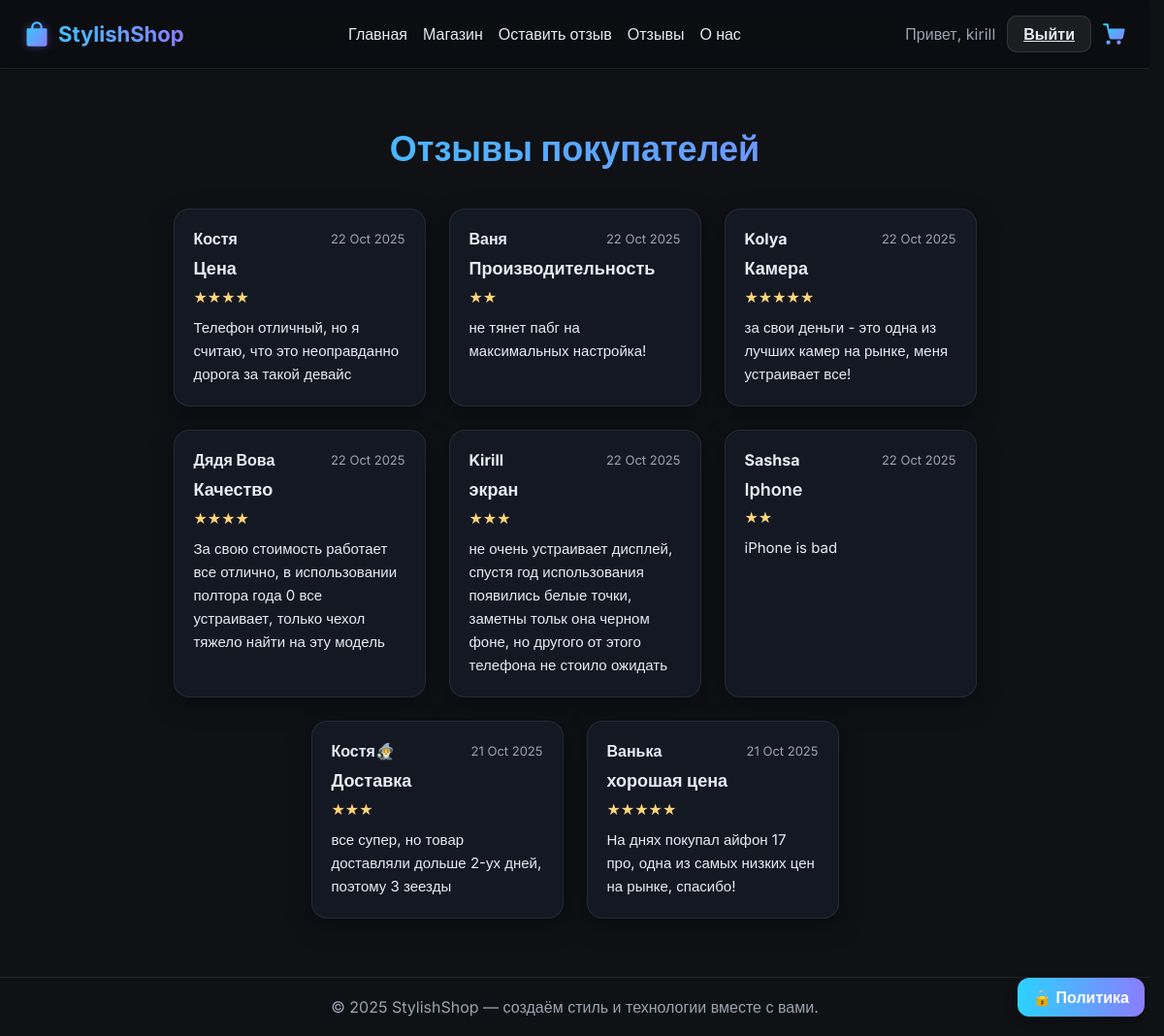
Screenshot of /reviews/ (signed in) with the database file from the repository.
### main/models.py (models this page shows, shortened)
class Rewiew(models.Model):
    product = models.ForeignKey(
        'Product',
        on_delete=models.CASCADE,
        related_name='reviews',
        null=True,
        blank=True
    )
    name = models.CharField(max_length=50, default='Anonymous', verbose_name='Имя пользователя')
    title = models.CharField(max_length=50, verbose_name='Заголовок')
    about = models.TextField(max_length=500, verbose_name='Отзыв')
    rating = models.PositiveIntegerField(
        default=5,
        validators=[MinValueValidator(1), MaxValueValidator(5)],
        verbose_name='Оценка'
    )
    created_at = models.DateTimeField(auto_now_add=True, verbose_name='Дата создания')
    is_site_review = models.BooleanField(default=False)
    class Meta:
        verbose_name = 'Отзыв'
        verbose_name_plural = 'Отзывы'
        ordering = ['-created_at']

### main/views.py (the view)
# urls.py: path('reviews/', views.rewiews, name='reviews'),
def rewiews(request):
    reviews = Rewiew.objects.all().order_by('-created_at')
    return render(request, 'main/reviews.html', {'reviews': reviews})

### main/templatetags/custom_filters.py (called while the page is built)
@register.filter
def times(value, symbol='★'):
    try:
        return symbol * int(value)
    except (ValueError, TypeError):
        return ''

### main/templates/main/reviews.html (shortened to what this page needs)
{% extends 'main/base.html' %}
{% load static %}
{% load custom_filters %}
{% block content %}
<main class="container">
  <h1>Отзывы покупателей</h1>
  <div class="review-list">
    {% for review in reviews %}
      <div class="review-card">
        <div class="review-header">
          <div class="review-author">{{ review.name }}</div>
          <div class="review-date">{{ review.created_at|date:"d M Y" }}</div>
        </div>
        <div class="review-title">{{ review.title }}</div>
        <div class="review-rating">{{ review.rating|times:"★" }}</div>
        <div class="review-text">{{ review.about }}</div>
      </div>
    {% empty %}
      <p style="text-align:center; color:var(--muted); font-size:16px;">Пока нет отзывов — будьте первым!</p>
    {% endfor %}
  </div>
</main>
{% endblock %}

### main/templates/main/base.html (shortened to what this page needs)
{% load static %}
<!DOCTYPE html>
<html lang="ru">
<head>
</head>
<body>
  <header>
    <div class="nav-container">
      <a href="/" class="logo">
        <img src="{% static 'icons/shop-bag.svg' %}" alt="StylishShop Logo">
        StylishShop
      </a>
      <nav>
        <a href="/">Главная</a>
        <a href="/shop/">Магазин</a>
        <a href="/leave-review/">Оставить отзыв</a>
        <a href="/reviews/">Отзывы</a>
        <a href="/about/">О нас</a>
      </nav>
      <div class="auth-group">
        {% if request.user.is_authenticated %}
          <span style="color:#9aa4b2; margin-right:6px;">Привет, {{ request.user.username }}</span>
          <a href="{% url 'logout' %}" class="auth-btn">Выйти</a>
        {% else %}
          <a href="{% url 'login' %}" class="auth-btn">Войти</a>
          <a href="{% url 'register' %}" class="auth-btn">Регистрация</a>
        {% endif %}
        <a href="{% url 'cart' %}" class="cart-icon"></a>
      </div>
    </div>
  </header>
  <main class="container">
    {% block content %}{% endblock %}
  </main>
  <footer>
    © 2025 StylishShop — создаём стиль и технологии вместе с вами.
  </footer>
  <a href="{% url 'privacy' %}" class="floating-privacy">🔒 Политика</a>
</body>
</html>

### main/templates/main/reviews.html (style rules this page uses)
.container { max-width: 1100px; margin: 60px auto; padding: 0 20px; }
h1 { font-size: 36px; text-align: center; margin-bottom: 40px; background: var(--accent); -webkit-background-clip: text; -webkit-text-fill-color: transparent; }
.review-list { display: flex; flex-wrap: wrap; justify-content: center; gap: 24px; }
.review-card { background: var(--card); border: 1px solid var(--line); border-radius: var(--radius); padding: 20px; box-shadow: var(--shadow); flex: 1 1 250px; max-width: 260px; transition: transform .2s ease, box-shadow .2s ease; }
.review-header { display: flex; justify-content: space-between; align-items: center; margin-bottom: 10px; }
.review-author { font-weight: 700; font-size: 16px; }
.review-date { font-size: 13px; color: var(--muted); }
.review-title { font-size: 18px; font-weight: 600; margin-bottom: 8px; }
.review-rating { color: #ffd479; margin-bottom: 10px; }
.review-text { font-size: 15px; color: var(--text); line-height: 1.6; }

### rows the page displays
Rewiew: name "Костя", created_at "22 Oct 2025", title "Цена", rating "★★★★", about "Телефон отличный, но я считаю, что это неоправданно дорога за такой девайс"
Rewiew: name "Ваня", created_at "22 Oct 2025", title "Производительность", rating "★★", about "не тянет пабг на максимальных настройка!"
Rewiew: name "Kolya", created_at "22 Oct 2025", title "Камера", rating "★★★★★", about "за свои деньги - это одна из лучших камер на рынке, меня устраивает все!"
Rewiew: name "Дядя Вова", created_at "22 Oct 2025", title "Качество", rating "★★★★", about "За свою стоимость работает все отлично, в использовании полтора года 0 все устраивает, только чехол тяжело найти на эту модель"
Rewiew: name "Kirill", created_at "22 Oct 2025", title "экран", rating "★★★", about "не очень устраивает дисплей, спустя год использования появились белые точки, заметны тольк она черном фоне, но другого от этого телефона не стоило ожидать"
Rewiew: name "Sashsa", created_at "22 Oct 2025", title "Iphone", rating "★★", about "iPhone is bad"
Rewiew: name "Костя🧙‍♂️", created_at "21 Oct 2025", title "Доставка", rating "★★★", about "все супер, но товар доставляли дольше 2-ух дней, поэтому 3 зеезды"
Rewiew: name "Ванька", created_at "21 Oct 2025", title "хорошая цена", rating "★★★★★", about "На днях покупал айфон 17 про, одна из самых низких цен на рынке, спасибо!"

### other values shown
{{ request.user.username }} "kirill"
